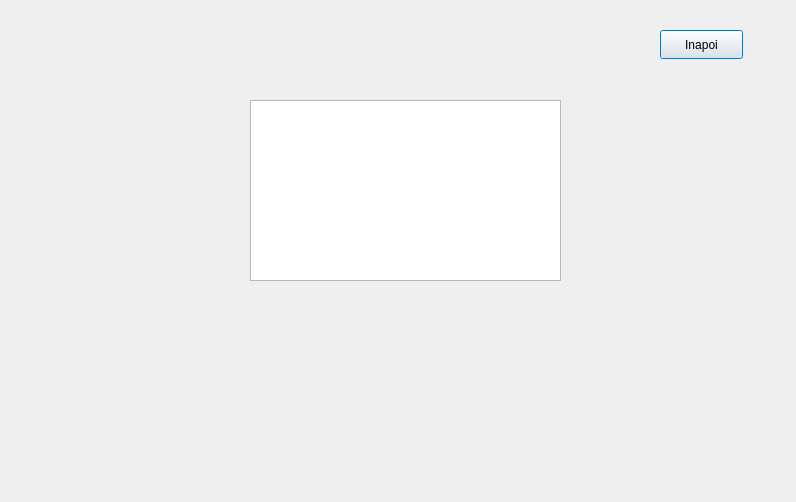
<?xml version="1.0" encoding="UTF-8"?>
<ui version="4.0">
 <class>fereastraVizualizareIBAN0uri</class>
 <widget class="QDialog" name="fereastraVizualizareIBAN0uri">
  <property name="geometry">
   <rect>
    <x>0</x>
    <y>0</y>
    <width>796</width>
    <height>502</height>
   </rect>
  </property>
  <property name="windowTitle">
   <string>Dialog</string>
  </property>
  <property name="styleSheet">
   <string notr="true">#fereastraVizualizareIBAN0uri{
background:url(:/imaginebuna.png)
}</string>
  </property>
  <widget class="QPushButton" name="pushButton">
   <property name="geometry">
    <rect>
     <x>660</x>
     <y>30</y>
     <width>83</width>
     <height>29</height>
    </rect>
   </property>
   <property name="text">
    <string>Inapoi</string>
   </property>
  </widget>
  <widget class="QTextEdit" name="textEdit">
   <property name="geometry">
    <rect>
     <x>250</x>
     <y>100</y>
     <width>311</width>
     <height>181</height>
    </rect>
   </property>
  </widget>
 </widget>
 <resources/>
 <connections/>
</ui>
